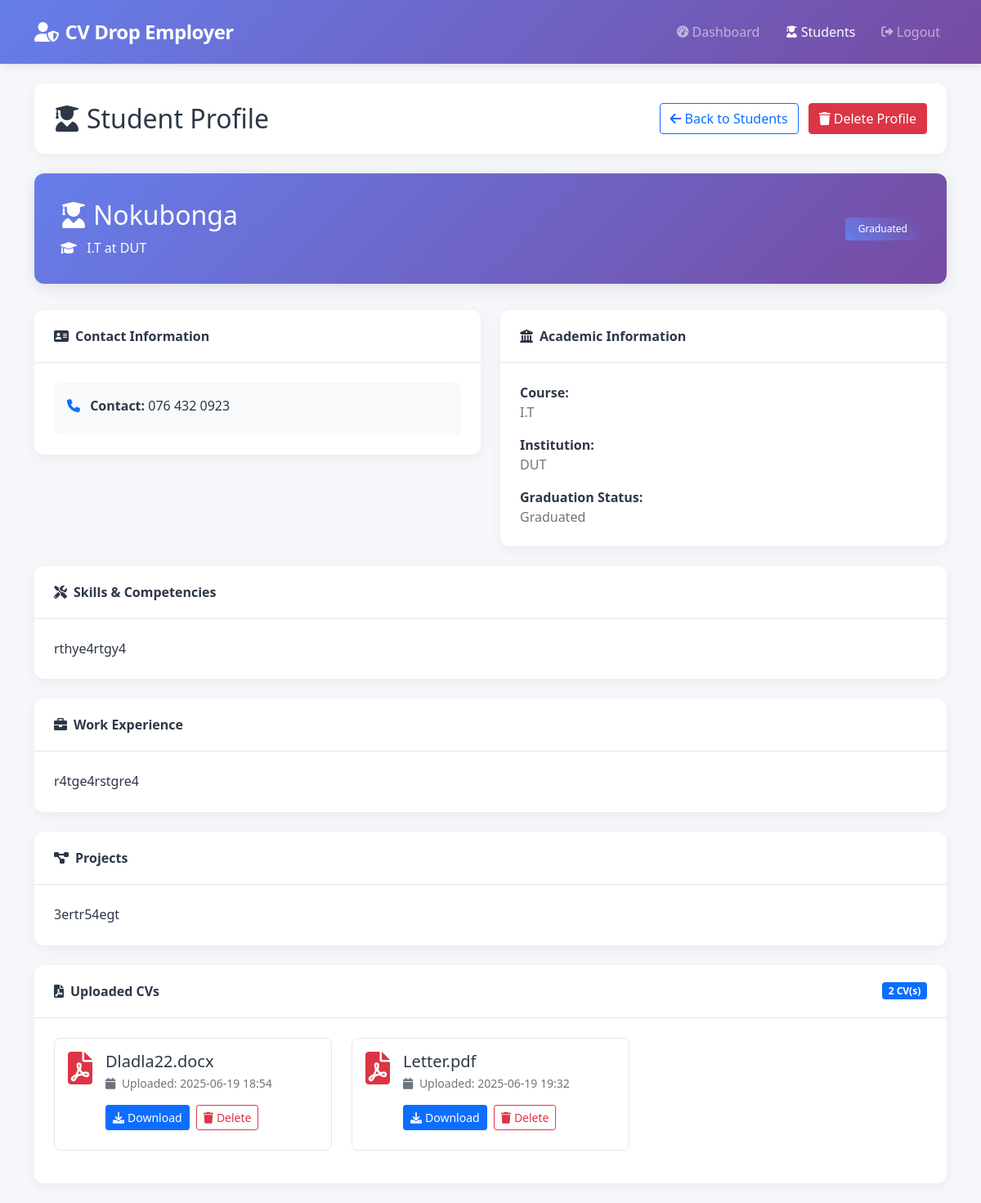
Page /employer/profile/4 (signed in) on the committed database.
### app.py (models this page shows)
class Profile(db.Model):
    id = db.Column(db.Integer, primary_key=True)
    user_id = db.Column(db.Integer, db.ForeignKey('user.id'), nullable=False)
    name = db.Column(db.String(100))
    contact = db.Column(db.String(20))
    course = db.Column(db.String(100))
    institution = db.Column(db.String(100))
    graduation_status = db.Column(db.String(50))
    skills = db.Column(db.Text)
    experience = db.Column(db.Text)
    projects = db.Column(db.Text)
    certifications = db.Column(db.Text)
    awards = db.Column(db.Text)

class CV(db.Model):
    id = db.Column(db.Integer, primary_key=True)
    user_id = db.Column(db.Integer, db.ForeignKey('user.id'), nullable=False)
    filename = db.Column(db.String(255), nullable=False)
    original_filename = db.Column(db.String(255), nullable=False)
    upload_date = db.Column(db.DateTime, default=db.func.current_timestamp())

### app.py (the view)
    @app.route('/employer/profile/<int:user_id>')
    @login_required
    def employer_view_profile(user_id):
        if current_user.role != 'employer':
            flash('Access denied. Employers only.', 'danger')
            return redirect(url_for('login'))
        profile = Profile.query.filter_by(user_id=user_id).first()
        cvs = CV.query.filter_by(user_id=user_id).all() if profile else []
        if not profile:
            flash('Profile not found.', 'danger')
            return redirect(url_for('employer_dashboard'))
        return render_template('employer/view_profile.html', profile=profile, cvs=cvs)

### templates/employer/view_profile.html (shortened to what this page needs)
<!DOCTYPE html>
<html lang="en">
<head>
    <link href="https://cdn.jsdelivr.net/npm/bootstrap@5.1.3/dist/css/bootstrap.min.css" rel="stylesheet">
    <link href="https://cdnjs.cloudflare.com/ajax/libs/font-awesome/6.0.0/css/all.min.css" rel="stylesheet">
</head>
<body>
    <nav class="navbar navbar-expand-lg navbar-dark admin-navbar">
        <div class="container">
            <a class="navbar-brand" href="{{ url_for('employer_dashboard') }}">
                <i class="fas fa-user-shield me-2"></i>CV Drop Employer
            </a>
            <div class="collapse navbar-collapse" id="adminNavbar">
                <div class="navbar-nav ms-auto">
                    <a class="nav-link" href="{{ url_for('employer_dashboard') }}">
                        <i class="fas fa-tachometer-alt me-1"></i>Dashboard
                    </a>
                    <a class="nav-link active" href="{{ url_for('employer_dashboard') }}">
                        <i class="fas fa-user-graduate me-1"></i>Students
                    </a>
                    <a class="nav-link" href="{{ url_for('logout') }}">
                        <i class="fas fa-sign-out-alt me-1"></i>Logout
                    </a>
                </div>
            </div>
        </div>
    </nav>
    <div class="container mt-4">
        <div class="admin-header">
            <div class="d-flex justify-content-between align-items-center">
                <h2 class="mb-0"><i class="fas fa-user-graduate me-2"></i>Student Profile</h2>
                <div>
                    <a href="{{ url_for('employer_dashboard') }}" class="btn btn-outline-primary me-2">
                        <i class="fas fa-arrow-left me-1"></i>Back to Students
                    </a>
                    <button class="btn btn-danger" data-bs-toggle="modal" data-bs-target="#deleteModal">
                        <i class="fas fa-trash me-1"></i>Delete Profile
                    </button>
                </div>
            </div>
        </div>
        <div class="row">
            <div class="col-12">
                <div class="student-profile-header">
                    <div class="row align-items-center">
                        <div class="col-md-8">
                            <h2><i class="fas fa-user-graduate me-2"></i>{{ profile.name or 'Name not provided' }}</h2>
                            <p class="mb-0">
                                <i class="fas fa-graduation-cap me-2"></i>
                                {{ profile.course or 'Course not specified' }} at {{ profile.institution or 'Institution not specified' }}
                            </p>
                        </div>
                        <div class="col-md-4 text-md-end">
                            <span class="badge badge-custom">
                                {{ profile.graduation_status or 'Status not specified' }}
                            </span>
                        </div>
                    </div>
                </div>
                <div class="row">
                    <div class="col-md-6">
                        <div class="info-card card">
                            <div class="card-header">
                                <i class="fas fa-address-card me-2"></i>Contact Information
                            </div>
                            <div class="card-body">
                                <div class="contact-info">
                                    {% if profile.contact %}
                                    <div class="mb-2">
                                        <i class="fas fa-phone text-primary me-2"></i>
                                        <strong>Contact:</strong> {{ profile.contact }}
                                    </div>
                                    {% endif %}
                                </div>
                            </div>
                        </div>
                    </div>
                    <div class="col-md-6">
                        <div class="info-card card">
                            <div class="card-header">
                                <i class="fas fa-university me-2"></i>Academic Information
                            </div>
                            <div class="card-body">
                                <div class="mb-3">
                                    <strong>Course:</strong><br>
                                    <span class="text-muted">{{ profile.course or 'Not specified' }}</span>
                                </div>
                                <div class="mb-3">
                                    <strong>Institution:</strong><br>
                                    <span class="text-muted">{{ profile.institution or 'Not specified' }}</span>
                                </div>
                                <div>
                                    <strong>Graduation Status:</strong><br>
                                    <span class="text-muted">{{ profile.graduation_status or 'Not specified' }}</span>
                                </div>
                            </div>
                        </div>
                    </div>
                </div>
                {% if profile.skills %}
                <div class="info-card card">
                    <div class="card-header">
                        <i class="fas fa-tools me-2"></i>Skills & Competencies
                    </div>
                    <div class="card-body">
                        <div class="content-text">{{ profile.skills }}</div>
                    </div>
                </div>
                {% endif %}
                {% if profile.experience %}
                <div class="info-card card">
                    <div class="card-header">
                        <i class="fas fa-briefcase me-2"></i>Work Experience
                    </div>
                    <div class="card-body">
                        <div class="content-text">{{ profile.experience }}</div>
                    </div>
                </div>
                {% endif %}
                {% if profile.projects %}
                <div class="info-card card">
                    <div class="card-header">
                        <i class="fas fa-project-diagram me-2"></i>Projects
                    </div>
                    <div class="card-body">
                        <div class="content-text">{{ profile.projects }}</div>
                    </div>
                </div>
                {% endif %}
                <div class="info-card card">
                    <div class="card-header d-flex justify-content-between align-items-center">
                        <span><i class="fas fa-file-pdf me-2"></i>Uploaded CVs</span>
                        <span class="badge bg-primary">{{ cvs|length }} CV(s)</span>
                    </div>
                    <div class="card-body">
                        {% if cvs %}
                        <div class="row">
                            {% for cv in cvs %}
                            <div class="col-md-6 col-lg-4">
                                <div class="cv-card">
                                    <div class="d-flex align-items-start">
                                        <i class="fas fa-file-pdf cv-icon me-3"></i>
                                        <div class="flex-grow-1">
                                            <h5 class="card-title mb-1">{{ cv.original_filename }}</h5>
                                            <p class="card-text text-muted small mb-3">
                                                <i class="fas fa-calendar me-1"></i>
                                                Uploaded: {{ cv.upload_date.strftime('%Y-%m-%d %H:%M') if cv.upload_date else 'Unknown' }}
                                            </p>
                                            <div class="d-flex flex-wrap">
                                                <a href="{{ url_for('employer_download_cv', cv_id=cv.id) }}"
                                                   class="btn btn-sm btn-primary btn-action"
                                                   title="Download CV">
                                                    <i class="fas fa-download me-1"></i>Download
                                                </a>
                                                <button class="btn btn-sm btn-outline-danger btn-action"
                                                        data-bs-toggle="modal"
                                                        data-bs-target="#deleteCvModal"
                                                        data-cv-id="{{ cv.id }}"
                                                        data-cv-name="{{ cv.original_filename }}"
                                                        title="Delete CV">
                                                    <i class="fas fa-trash me-1"></i>Delete
                                                </button>
                                            </div>
                                        </div>
                                    </div>
                                </div>
                            </div>
                            {% endfor %}
                        </div>
                        {% else %}
                        <div class="no-data">
                            <i class="fas fa-file-pdf text-muted" style="font-size: 3rem; margin-bottom: 1rem;"></i>
                            <p>No CVs uploaded yet.</p>
                        </div>
                        {% endif %}
                    </div>
                </div>
            </div>
        </div>
    </div>
</body>
</html>

### templates/employer/view_profile.html (style rules this page uses)
:root { --primary-color: #667eea; --secondary-color: #764ba2; --light-bg: #f8f9fa; --dark-text: #2d3748; --border-color: #e2e8f0; }
body { font-family: 'Segoe UI', Tahoma, Geneva, Verdana, sans-serif; background-color: #f5f7fa; color: var(--dark-text); }
.admin-navbar { background: linear-gradient(135deg, var(--primary-color), var(--secondary-color)); box-shadow: 0 2px 10px rgba(0, 0, 0, 0.1); padding: 1rem 0; }
.admin-navbar .navbar-brand { font-weight: 700; font-size: 1.5rem; letter-spacing: -0.5px; }
.admin-navbar .nav-link { font-weight: 500; margin-left: 1rem; transition: all 0.3s ease; display: flex; align-items: center; }
.admin-navbar .nav-link i { margin-right: 8px; font-size: 0.9rem; }
.admin-header { background: white; border-radius: 12px; padding: 1.5rem; margin-bottom: 1.5rem; box-shadow: 0 4px 15px rgba(0, 0, 0, 0.05); }
.student-profile-header { background: linear-gradient(135deg, var(--primary-color), var(--secondary-color)); color: white !important; border-radius: 12px; padding: 2rem; margin-bottom: 2rem; box-shadow: 0 4px 20px rgba(0, 0, 0, 0.1); }
.student-profile-header h2, .student-profile-header p { color: white !important; }
.info-card { border: none; border-radius: 12px; box-shadow: 0 4px 15px rgba(0, 0, 0, 0.05); margin-bottom: 1.5rem; }
.info-card .card-header { background-color: white; border-bottom: 1px solid var(--border-color); font-weight: 600; padding: 1.25rem 1.5rem; border-radius: 12px 12px 0 0 !important; color: var(--dark-text); }
.info-card .card-body { padding: 1.5rem; color: var(--dark-text); }
.badge-custom { background: linear-gradient(45deg, var(--primary-color), var(--secondary-color)); border: none; padding: 0.5rem 1rem; font-weight: 500; color: white !important; }
.contact-info { background: var(--light-bg); border-radius: 8px; padding: 1rem; }
.content-text { white-space: pre-line; line-height: 1.6; }
.cv-card { border: 1px solid var(--border-color); border-radius: 8px; padding: 1rem; margin-bottom: 1rem; transition: all 0.3s ease; background: white; }
.cv-icon { font-size: 2.5rem; color: #dc3545; }
.btn-action { margin-right: 0.5rem; margin-bottom: 0.5rem; }

### rows in the picture
Profile: name "Nokubonga", course "I.T", institution "DUT", graduation_status "Graduated", contact "076 432 0923", skills "rthye4rtgy4", experience "r4tge4rstgre4", projects "3ertr54egt"
CV: original_filename "Dladla22.docx", upload_date "2025-06-19 18:54"
CV: original_filename "Letter.pdf", upload_date "2025-06-19 19:32"

### other values in the picture
{{ cvs|length }} "2"
